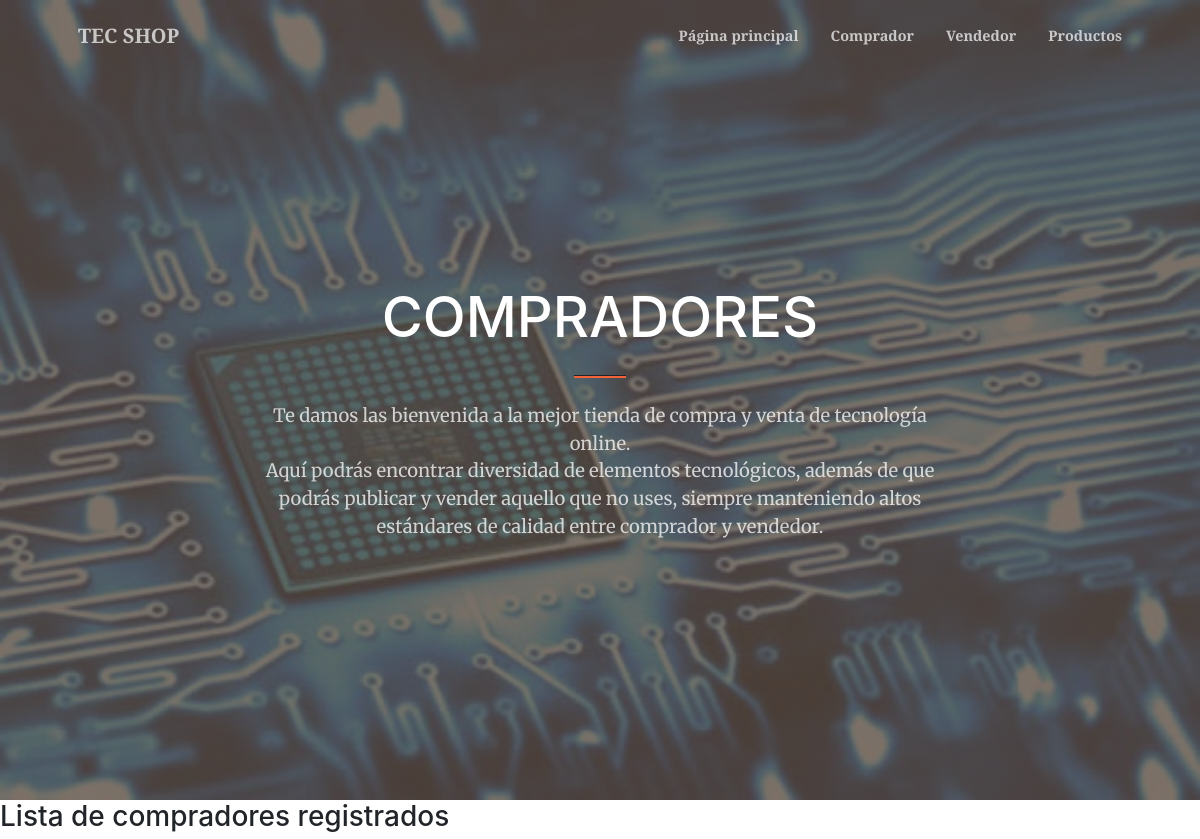
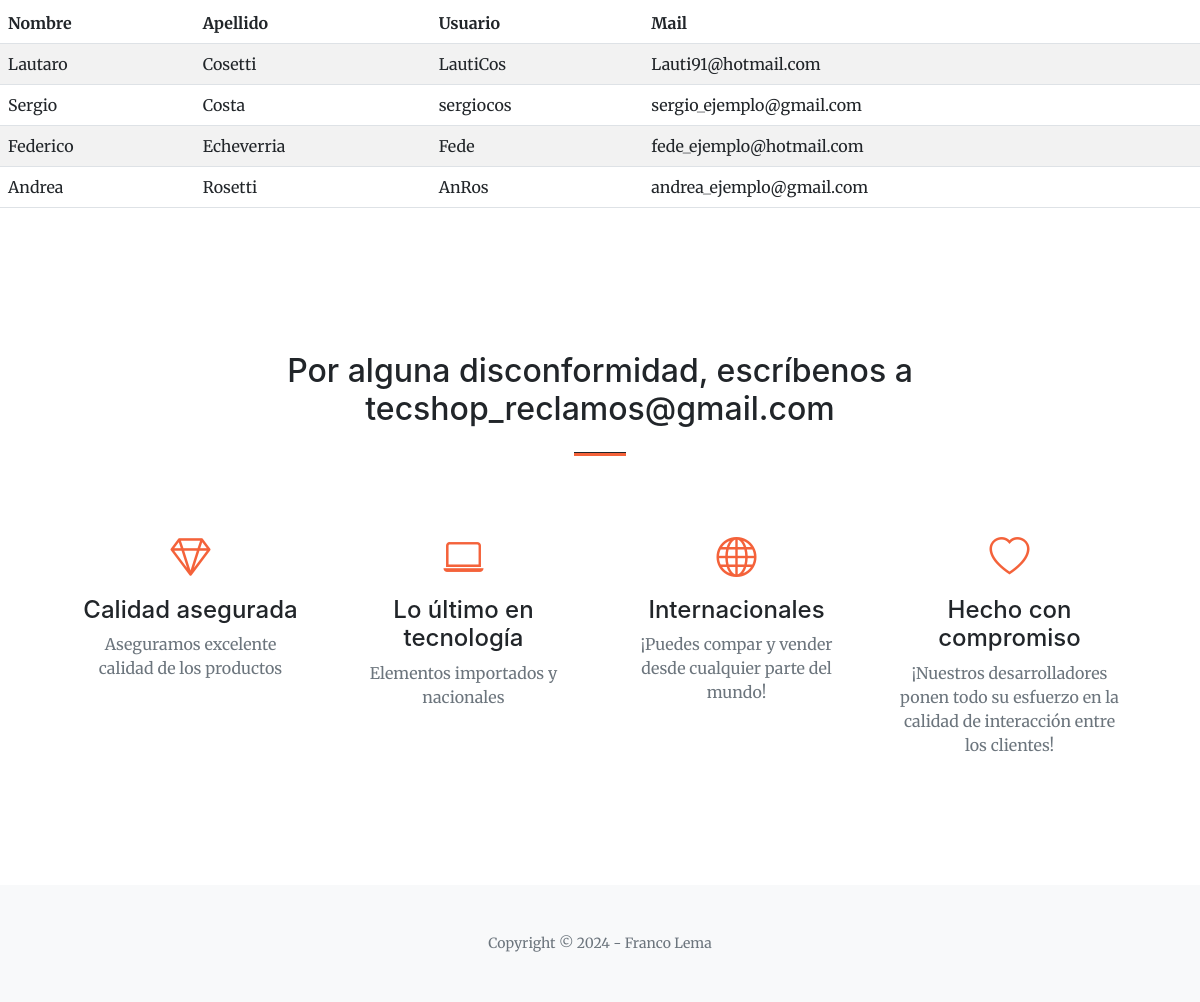
The app's page /comprador/ with its own data (2 pictures, top to bottom).
### aplicacionDjango/models.py (models this page shows, shortened)
class Comprador(models.Model):
    nombre = models.CharField(max_length=40)
    apellido = models.CharField(max_length=40)
    usuario = models.CharField(max_length=10)
    mail = models.EmailField()
    class Meta:
        verbose_name = 'Comprador/a'
        verbose_name_plural = 'Compradores/as'
        ordering = ["apellido"]

### aplicacionDjango/views.py (the view)
# urls.py: path('comprador/', comprador, name='comprador'),
def comprador(request):
    contexto = {
        "Compradores" : Comprador.objects.all()
    }
    return render(request, 'aplicacionDjango/comprador.html', contexto)

### aplicacionDjango/templates/aplicacionDjango/comprador.html
{% extends 'aplicacionDjango/index.html' %}
{% block titulo %}
    <h1 class="text-white font-weight-bold">COMPRADORES</h1>
 {% endblock titulo %}
{% block contenido %}
    <h3>Lista de compradores registrados</h3>
<table class = "table table-striped">
    <thead>
        <tr>
            <th>Nombre</th>
            <th>Apellido</th>
            <th>Usuario</th>
            <th>Mail</th>
        </tr>
    </thead>
    <tbody>
    {% for c in Compradores %}
        <tr>
            <td>{{c.nombre}}</td>
            <td>{{c.apellido}}</td>
            <td>{{c.usuario}}</td>
            <td>{{c.mail}}</td>
        </tr>
    {% endfor %}
    </tbody>
</table>
{% endblock contenido %}

### records on screen
Comprador: nombre "Lautaro", apellido "Cosetti", usuario "LautiCos", mail "Lauti91@hotmail.com"
Comprador: nombre "Sergio", apellido "Costa", usuario "sergiocos", mail "sergio_ejemplo@gmail.com"
Comprador: nombre "Federico", apellido "Echeverria", usuario "Fede", mail "fede_ejemplo@hotmail.com"
Comprador: nombre "Andrea", apellido "Rosetti", usuario "AnRos", mail "andrea_ejemplo@gmail.com"
